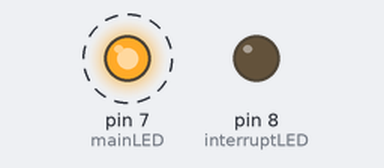
Bench run of a sketch on a simulated Arduino Uno, built with avr-gcc and run on an emulated ATmega328P. Parts: output pins drawn as LEDs (lit = HIGH). Dashed ring = blinking.

Above: at 0.2 s.
At 4.2 s:
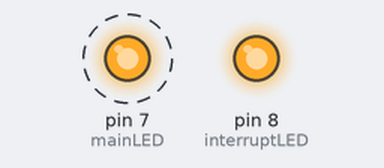
Timing chart, 0 to 5.2 s (numbered marks = the images above):
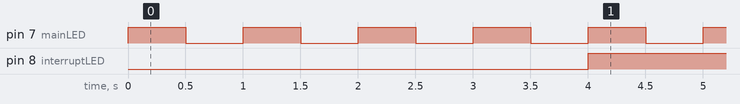

Measured:
- by itself, pin 7 (mainLED): alternates HIGH for 0.50 s and LOW for 0.50 s
- by itself, pin 8 (interruptLED): alternates HIGH for 2.0 s and LOW for 2.0 s

The sketch:

Interrupts_Timer.ino
```cpp
#include <TimerOne.h>

int mainLED = 7 ;
int interruptLED = 8 ;

volatile boolean LEDSTAT = LOW ;

volatile unsigned long  counterINterrupt;
unsigned int counerMain;

void setup() {
pinMode(mainLED,OUTPUT);
pinMode(interruptLED,OUTPUT);
Timer1.initialize(2000000);
Timer1.attachInterrupt(function);
Serial.begin(9600);
}


void loop() {


//noInterrupts();
//counerMain = counterINterrupt ;
//interrupts();
//Serial.print("number of counter main : ");
//  Serial.println(counerMain);
//  Serial.print("number of counter function : ");
//  Serial.println(counterINterrupt);
//
// if(counerMain == 12){
//  counterINterrupt = 0;
//  }


digitalWrite(mainLED,HIGH);
delay(500);
digitalWrite(mainLED,LOW);
delay(500);
}


void function(){
digitalWrite(interruptLED , LEDSTAT );
LEDSTAT =! LEDSTAT ;
counterINterrupt+=1;

}
```
